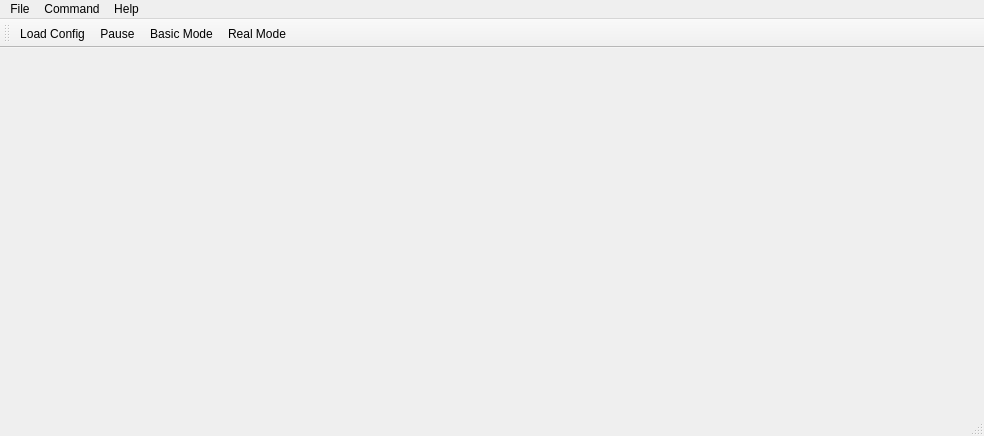
<?xml version="1.0" encoding="UTF-8"?>
<ui version="4.0">
 <class>SolarVisWindow</class>
 <widget class="QMainWindow" name="SolarVisWindow">
  <property name="geometry">
   <rect>
    <x>0</x>
    <y>0</y>
    <width>984</width>
    <height>436</height>
   </rect>
  </property>
  <property name="windowTitle">
   <string>MainWindow</string>
  </property>
  <widget class="QWidget" name="centralwidget">
   <layout class="QGridLayout" name="gridLayout">
    <item row="0" column="0">
     <widget class="QVTKWidget2" name="qvtkWidget" native="true">
      <property name="sizePolicy">
       <sizepolicy hsizetype="Preferred" vsizetype="Preferred">
        <horstretch>0</horstretch>
        <verstretch>0</verstretch>
       </sizepolicy>
      </property>
      <property name="mouseTracking">
       <bool>false</bool>
      </property>
      <property name="layoutDirection">
       <enum>Qt::LeftToRight</enum>
      </property>
      <property name="autoFillBackground">
       <bool>false</bool>
      </property>
     </widget>
    </item>
   </layout>
  </widget>
  <widget class="QMenuBar" name="menubar">
   <property name="geometry">
    <rect>
     <x>0</x>
     <y>0</y>
     <width>984</width>
     <height>25</height>
    </rect>
   </property>
   <property name="sizePolicy">
    <sizepolicy hsizetype="Fixed" vsizetype="Fixed">
     <horstretch>0</horstretch>
     <verstretch>0</verstretch>
    </sizepolicy>
   </property>
   <widget class="QMenu" name="menuFile">
    <property name="title">
     <string>File</string>
    </property>
    <addaction name="actionOpen_data"/>
   </widget>
   <widget class="QMenu" name="menuCommand">
    <property name="title">
     <string>Command</string>
    </property>
    <addaction name="actionPause"/>
    <addaction name="actionBasic_Mode"/>
    <addaction name="actionReal_Mode"/>
   </widget>
   <widget class="QMenu" name="menuHelp">
    <property name="title">
     <string>Help</string>
    </property>
    <addaction name="actionAbout"/>
    <addaction name="actionManual"/>
   </widget>
   <addaction name="menuFile"/>
   <addaction name="menuCommand"/>
   <addaction name="menuHelp"/>
  </widget>
  <widget class="QStatusBar" name="statusbar"/>
  <widget class="QToolBar" name="toolBar">
   <property name="sizePolicy">
    <sizepolicy hsizetype="Fixed" vsizetype="Fixed">
     <horstretch>0</horstretch>
     <verstretch>0</verstretch>
    </sizepolicy>
   </property>
   <property name="cursor">
    <cursorShape>ArrowCursor</cursorShape>
   </property>
   <property name="windowTitle">
    <string>toolBar</string>
   </property>
   <attribute name="toolBarArea">
    <enum>TopToolBarArea</enum>
   </attribute>
   <attribute name="toolBarBreak">
    <bool>false</bool>
   </attribute>
   <addaction name="actionOpen_data"/>
   <addaction name="actionPause"/>
   <addaction name="actionBasic_Mode"/>
   <addaction name="actionReal_Mode"/>
  </widget>
  <action name="actionPause">
   <property name="checkable">
    <bool>true</bool>
   </property>
   <property name="icon">
    <iconset resource="Icons.qrc">
     <normaloff>:/CommandIcons/pause.png</normaloff>
     <normalon>:/CommandIcons/pause.png</normalon>:/CommandIcons/pause.png</iconset>
   </property>
   <property name="text">
    <string>Pause</string>
   </property>
   <property name="toolTip">
    <string>Pause</string>
   </property>
   <property name="shortcut">
    <string>Ctrl+P</string>
   </property>
  </action>
  <action name="actionAbout">
   <property name="text">
    <string>About</string>
   </property>
  </action>
  <action name="actionManual">
   <property name="text">
    <string>Manual</string>
   </property>
  </action>
  <action name="actionBasic_Mode">
   <property name="text">
    <string>Basic Mode</string>
   </property>
  </action>
  <action name="actionReal_Mode">
   <property name="text">
    <string>Real Mode</string>
   </property>
  </action>
  <action name="actionOpen_data">
   <property name="icon">
    <iconset resource="Icons.qrc">
     <normaloff>:/FileIcons/folder2.png</normaloff>
     <normalon>:/FileIcons/folder2.png</normalon>
     <disabledoff>folder2.png</disabledoff>
     <disabledon>:/FileIcons/folder2.png</disabledon>
     <activeoff>:/FileIcons/folder2.png</activeoff>
     <activeon>:/FileIcons/folder2.png</activeon>
     <selectedoff>:/FileIcons/folder2.png</selectedoff>
     <selectedon>:/FileIcons/folder2.png</selectedon>:/FileIcons/folder2.png</iconset>
   </property>
   <property name="text">
    <string>Load Config</string>
   </property>
   <property name="shortcut">
    <string>Ctrl+O</string>
   </property>
  </action>
 </widget>
 <customwidgets>
  <customwidget>
   <class>QVTKWidget2</class>
   <extends>QWidget</extends>
   <header>QVTKWidget2.h</header>
   <container>1</container>
  </customwidget>
 </customwidgets>
 <resources>
  <include location="Icons.qrc"/>
 </resources>
 <connections/>
</ui>
